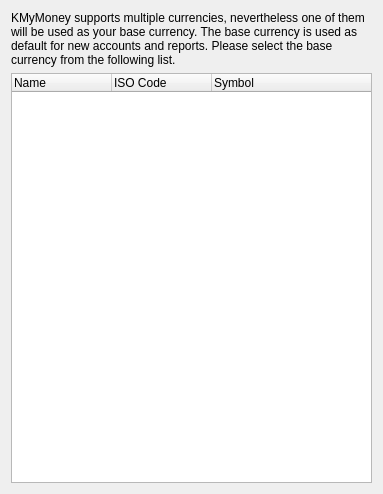
<?xml version="1.0" encoding="UTF-8"?>
<ui version="4.0">
 <class>Currency</class>
 <widget class="QWidget" name="Currency">
  <property name="geometry">
   <rect>
    <x>0</x>
    <y>0</y>
    <width>383</width>
    <height>494</height>
   </rect>
  </property>
  <layout class="QVBoxLayout">
   <item>
    <widget class="QLabel" name="qLabel1">
     <property name="text">
      <string comment="@label">KMyMoney supports multiple currencies, nevertheless one of them will be used as your base currency. The base currency is used as default for new accounts and reports. Please select the base currency from the following list.</string>
     </property>
     <property name="wordWrap">
      <bool>true</bool>
     </property>
    </widget>
   </item>
   <item>
    <widget class="QTreeWidget" name="m_currencyList">
     <property name="rootIsDecorated">
      <bool>false</bool>
     </property>
     <column>
      <property name="text">
       <string comment="@title header of the currency name column">Name</string>
      </property>
     </column>
     <column>
      <property name="text">
       <string comment="@title">ISO Code</string>
      </property>
     </column>
     <column>
      <property name="text">
       <string comment="@title">Symbol</string>
      </property>
     </column>
    </widget>
   </item>
  </layout>
 </widget>
 <layoutdefault spacing="6" margin="11"/>
 <resources/>
 <connections/>
</ui>
